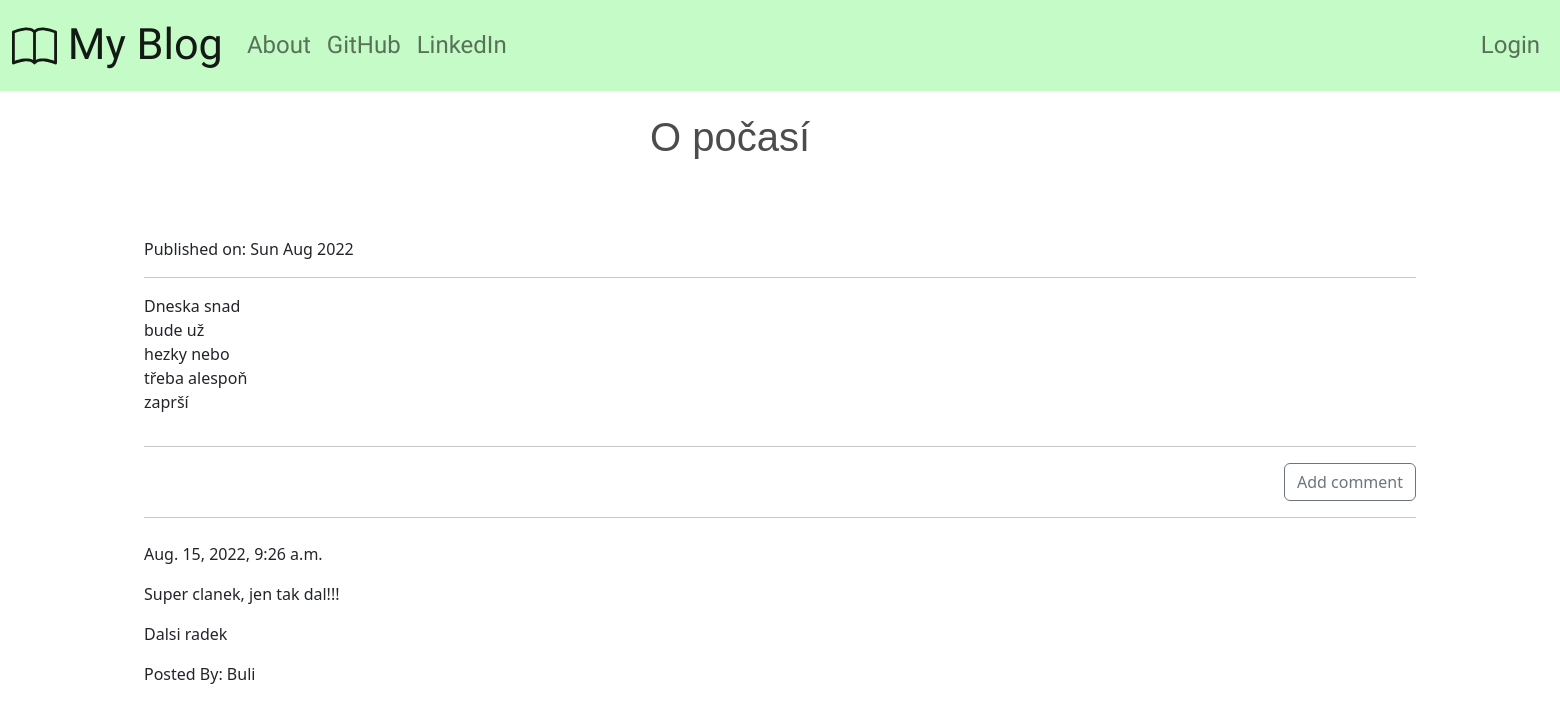
The app's page /post/4/ with its own data.
### blog_app/models.py (models this page shows, shortened)
class Post(models.Model):
    author      = models.ForeignKey('auth.User', on_delete=models.CASCADE)
    title       = models.CharField(max_length = 200)
    text        = models.TextField()
    create_date = models.DateTimeField(default = timezone.now)
    published_date = models.DateTimeField(blank = True, null = True)

class Comment(models.Model):
    post             = models.ForeignKey('blog_app.Post',
                            related_name = 'comments',
                            on_delete=models.CASCADE)
    author           = models.CharField(max_length = 200)
    text             = models.TextField()
    create_date      = models.DateTimeField(default = timezone.now)
    approved_comment = models.BooleanField(default = False)

### blog_app/views.py (the view)
# urls.py: path('post/<int:pk>/', views.PostDetailView.as_view(), name = 'post_detail'),
class PostDetailView(DetailView):
    model = Post

### blog_app/templates/blog_app/post_detail.html (shortened to what this page needs)
{% extends "blog_app/base.html" %}
{% block content %}
<div class="container">
  <div class="row">
    <div class="col mt-4">
      <h1>{{post.title}}</h1>
    </div>
  </div>
  <div class="row align-items-center">
    {% if post.published_date %}
      <div class="col-md-3 pt-3">
        Published on: {{post.published_date|date:"D M Y"}}
      </div>
    {% endif %}
  </div>
  <div class="row">
    <div class="col">
      <hr>
    </div>
  </div>
  <div class="row">
    <div class="col">
      <p>{{ post.text|safe|linebreaksbr }}</p>
    </div>
  </div>
  <div class="row">
    <div class="col">
      <hr>
    </div>
  </div>
  <div class="row justify-content-between">
    {% if user.is_authenticated %}
      <div class="col-3">
        <a class="btn btn-outline-secondary" href="{% url 'post_edit' pk=post.pk %}">
          <svg xmlns="http://www.w3.org/2000/svg" width="16" height="16" fill="currentColor" class="bi bi-pencil-square" viewBox="0 0 16 16">
            <path d="M15.502 1.94a.5.5 0 0 1 0 .706L14.459 3.69l-2-2L13.502.646a.5.5 0 0 1 .707 0l1.293 1.293zm-1.75 2.456-2-2L4.939 9.21a.5.5 0 0 0-.121.196l-.805 2.414a.25.25 0 0 0 .316.316l2.414-.805a.5.5 0 0 0 .196-.12l6.813-6.814z"/>
            <path fill-rule="evenodd" d="M1 13.5A1.5 1.5 0 0 0 2.5 15h11a1.5 1.5 0 0 0 1.5-1.5v-6a.5.5 0 0 0-1 0v6a.5.5 0 0 1-.5.5h-11a.5.5 0 0 1-.5-.5v-11a.5.5 0 0 1 .5-.5H9a.5.5 0 0 0 0-1H2.5A1.5 1.5 0 0 0 1 2.5v11z"/>
          </svg>
        </a>
        <a class="btn btn-outline-secondary" href="{% url 'post_remove' pk=post.pk %}">
          <svg xmlns="http://www.w3.org/2000/svg" width="16" height="16" fill="currentColor" class="bi bi-trash" viewBox="0 0 16 16">
            <path d="M5.5 5.5A.5.5 0 0 1 6 6v6a.5.5 0 0 1-1 0V6a.5.5 0 0 1 .5-.5zm2.5 0a.5.5 0 0 1 .5.5v6a.5.5 0 0 1-1 0V6a.5.5 0 0 1 .5-.5zm3 .5a.5.5 0 0 0-1 0v6a.5.5 0 0 0 1 0V6z"/>
            <path fill-rule="evenodd" d="M14.5 3a1 1 0 0 1-1 1H13v9a2 2 0 0 1-2 2H5a2 2 0 0 1-2-2V4h-.5a1 1 0 0 1-1-1V2a1 1 0 0 1 1-1H6a1 1 0 0 1 1-1h2a1 1 0 0 1 1 1h3.5a1 1 0 0 1 1 1v1zM4.118 4 4 4.059V13a1 1 0 0 0 1 1h6a1 1 0 0 0 1-1V4.059L11.882 4H4.118zM2.5 3V2h11v1h-11z"/>
          </svg>
        </a>
      </div>
    {% else %}
    <div class="col-3">
      <br>
    </div>
    {% endif %}
    <div class="col-auto">
      <a class="btn btn-outline-secondary" href="{% url 'add_comment_to_post' pk=post.pk %}">Add comment</a>
    </div>
  </div>
  <div class="row">
    <div class="col">
      <hr>
    </div>
  </div>
  {% for comment in post.comments.all %}
    {% if user.is_authenticated or comment.approved_comment %}
      <div class="row">
        <div class="col-md-2 pt-2">
          {{comment.create_date}}
        </div>
      </div>
      <div class="row">
        <div class="col">
          <p>{{comment.text|safe|linebreaks}}</p>
        </div>
      </div>
      <div class="row">
        <div class="col">
          <p>Posted By: {{comment.author}}</p>
        </div>
      </div>
    {% endif %}
    {% empty %}
    <div class="row">
      <div class="col">
        <p>No Comments</p>
      </div>
    </div>
  {% endfor %}
</div>
{% endblock %}

### blog_app/static/css/blog.css (style rules this page uses)
h1 { font-family: Oak,sans-serif; color: rgba(0,0,0,0.7); position:relative; top:calc(50% - 80px); left:calc(50% - 130px); }

### records on screen
Post: title "O počasí", published_date "Sun Aug 2022", text "Dneska snad bude už hezky nebo třeba alespoň zaprší"
Comment: create_date "Aug. 15, 2022, 9:26 a.m.", text "Super clanek, jen tak dal!!! Dalsi radek", author "Buli"
